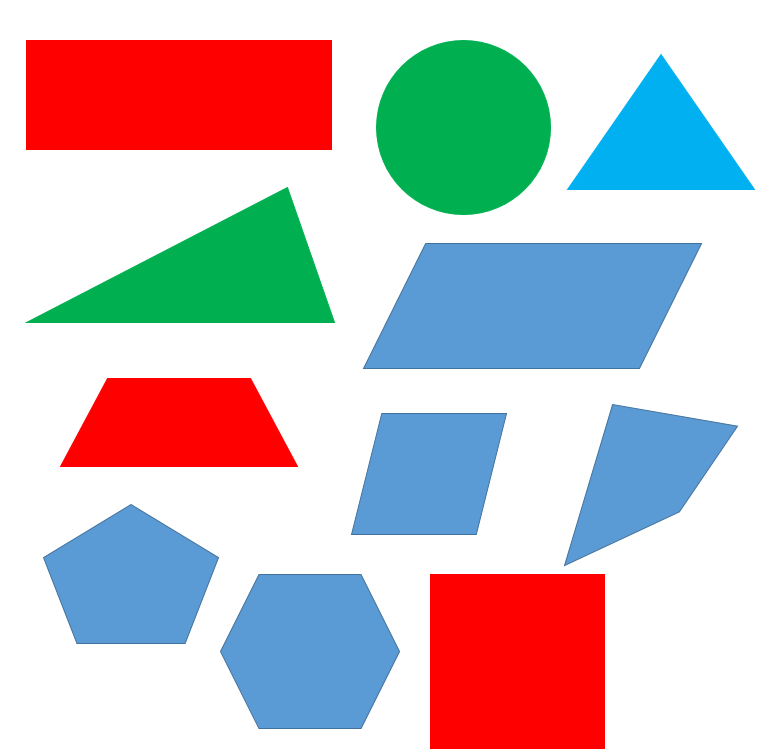
#> input picture sample.PNG, 770 x 754 px, found by its file name
$ python opencv.py
#> lines starting #> are read from the running program, lines starting #| are printed output that depends on the picture; after the words box and inside, x2 and y2 are one past the last pixel; in counts of white or black regions, pixels touching at a corner belong together
import cv2 as cv
import numpy as np
shapes = {}
colors = [["red",255,0,0],["green",0,255,0],["blue",0,0,255]]
def getColorName(R,G,B):
    minimum = 10000
    for i in range(len(colors)):
        d = abs(R- int(colors[i][1])) + abs(G-int(colors[i][2]))+ abs(B- int(colors[i][3]))
        if(d<=minimum):
            minimum = d
            cname = colors[i][0]
    return cname

def side(n):
    pair = {0:1,1:2,2:3,3:0}
    length = int(((approx[n][0][0]-approx[pair[n]][0][0])**2 + (approx[n][0][1]-approx[pair[n]][0][1])**2)**(1/2))
    return length
def diag(n):
    pair = {0:2,1:3}
    length = int(((approx[n][0][0]-approx[pair[n]][0][0])**2 + (approx[n][0][1]-approx[pair[n]][0][1])**2)**(1/2))
    return length
def slope(n):
    pair = {0:1,1:2,2:3,3:0}
    try:
        slope = ((approx[n][0][1]-approx[pair[n]][0][1])/(approx[n][0][0]-approx[pair[n]][0][0]))
    except:
        slope = 0
    return slope
def mid(n):
    pair = {0:2,1:3}
    mid = approx[n][0][0]+approx[pair[n]][0][0]
    return mid

img= cv.imread('sample.png')
#> img is the input picture: shape (754, 770, 3); mean B, G, R 197.6, 193.4, 200.2
imggray = cv.cvtColor(img, cv.COLOR_BGR2GRAY)
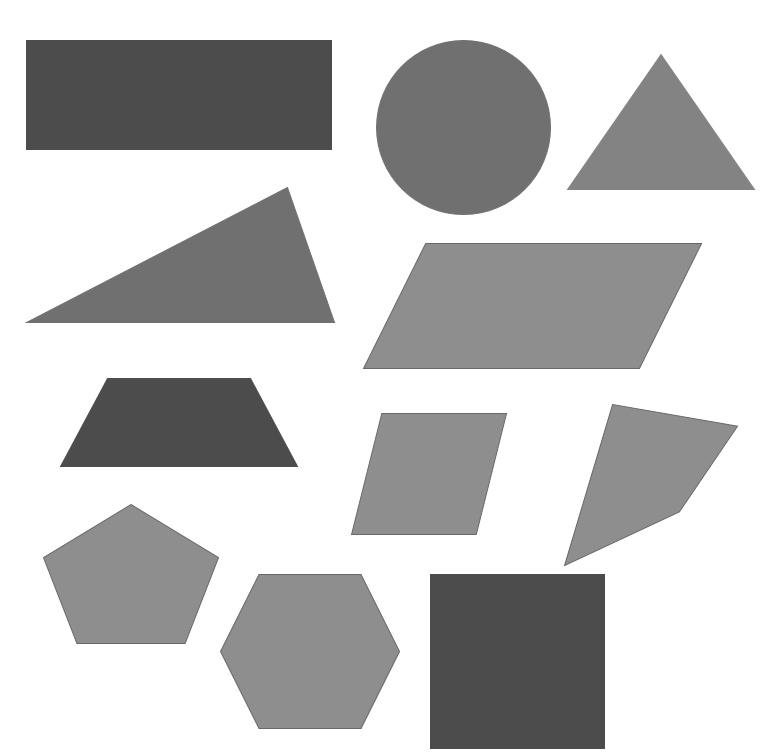
#> imggray: shape (754, 770); min 76, max 255, mean 195.7
ret, thresh = cv.threshold(imggray, 245, 255, 0)
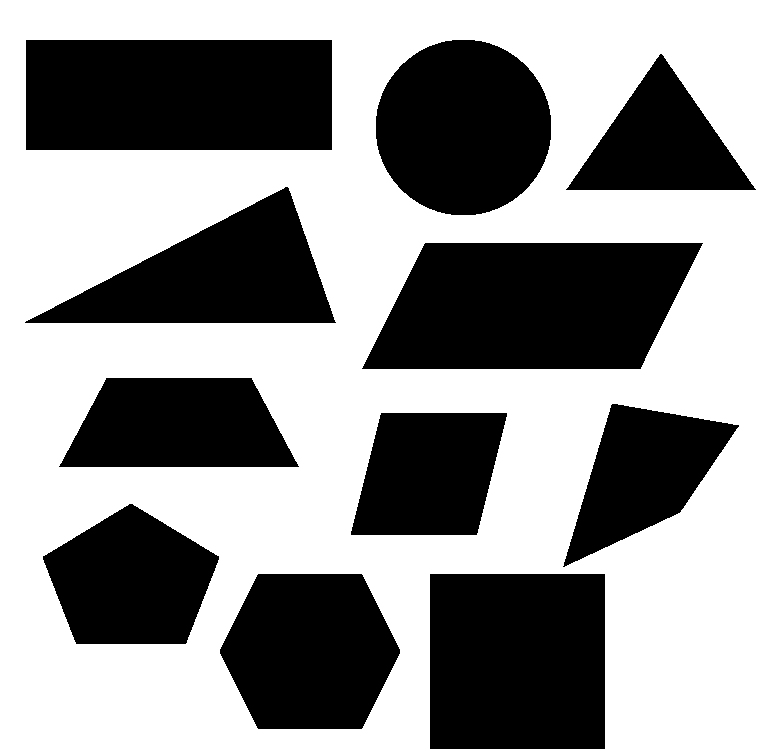
#> thresh: shape (754, 770); 57.9% white; 11 black regions
contours, hierarchy = cv.findContours(thresh, cv.RETR_TREE, cv.CHAIN_APPROX_SIMPLE)
#> contours = 12 contours; largest, box (x1, y1, x2, y2) and area: (0, 0, 770, 754) 579057, (361, 242, 704, 370) 35436, (25, 39, 333, 151) 34075, (429, 573, 606, 750) 30974, (375, 39, 552, 216) 24504
del contours[0]

for cnt in contours:
    approx = cv.approxPolyDP(cnt, 0.01*cv.arcLength(cnt, True), True)
    x = approx.ravel()[0]
    y = approx.ravel()[1]
    if len(approx) == 3:
        cv.putText(img,"Triangle",(x,y), cv.FONT_HERSHEY_COMPLEX, 0.5, (0))
        shape = "Triangle"
    elif len(approx) == 4:
        x,y,w,h = cv.boundingRect(approx)
        aspectRatio = float(w)/h
        if aspectRatio >=0.95 and aspectRatio <= 1.05 :
            cv.putText(img,"Square",(x,y), cv.FONT_HERSHEY_COMPLEX, 0.5, (0))
            shape = "Square"
        else :
            s1 = side(0)
            s2 = side(1)
            s3 = side(2)
            s4 = side(3)
            d1 = diag(0)
            d2 = diag(1)
            sl1 = slope(0)
            sl2 = slope(1)
            sl3 = slope(2)
            sl4 = slope(3)
            mid1 = mid(0)
            mid2 = mid(1)
            if np.isclose(mid1,mid2,0,2) :
                if np.isclose([s1,s2,s3,s4],s1,0,2).all() :
                    cv.putText(img,"Rhombus",(x,y), cv.FONT_HERSHEY_COMPLEX, 0.5, (0))
                    shape = "Rhombus"
                elif np.isclose(s1,s3,0,2) and np.isclose(s2,s4,0,2) and np.isclose(d1,d2,0,2) :
                    cv.putText(img,"Rectangle",(x,y), cv.FONT_HERSHEY_COMPLEX, 0.5, (0))
                    shape = "Rectangle"
                else :
                    cv.putText(img,"Parallelogram",(x,y), cv.FONT_HERSHEY_COMPLEX, 0.5, (0))
                    shape = "Parallelogram"
            elif np.isclose(sl1,sl3,0,0.1) or np.isclose(sl2,sl4,0,0.1) :
                cv.putText(img,"Trapezium",(x,y), cv.FONT_HERSHEY_COMPLEX, 0.5, (0))
                shape = "Trapezium"
            else :
                cv.putText(img,"Quadrilateral",(x,y), cv.FONT_HERSHEY_COMPLEX, 0.5, (0))
                shape = "Quadrilateral"
    elif len(approx) == 5:
        cv.putText(img,"Pentagon",(x,y), cv.FONT_HERSHEY_COMPLEX, 0.5, (0))
        shape = "Pentagon"
    elif len(approx) == 6:
        cv.putText(img,"Hexagon",(x,y), cv.FONT_HERSHEY_COMPLEX, 0.5, (0))
        shape = "Hexagon"
    elif len(approx) >10 :
        cv.putText(img,"Circle",(x,y), cv.FONT_HERSHEY_COMPLEX, 0.5, (0))
        shape = "Circle"
    M = cv.moments(cnt)
    cx = int(round(M["m10"]/M["m00"],2))
    cy = int(round(M["m01"]/M["m00"],2))
    b,g,r = img[int(cy),int(cx)]
    area = round(M["m00"],1)
    cname = getColorName(r,g,b)
    shapes[shape] = [cname,area,cx,cy]
#> this loop made 11 passes
#> (approx, w, h, aspectRatio, s1) on passes 4, 5, 6, 7, 11: ([[381, 412], [507, 413], [476, 535], [350, 534]], 158, 124, 1.27, 126), ([[739, 425], [679, 513], [562, 566], [612, 403]], 178, 164, 1.09, 106), ([[58, 466], [106, 377], [251, 377], [299, 466]], 242, 90, 2.69, 101), ([[361, 368], [425, 242], [703, 243], [640, 369]], 343, 128, 2.68, 141), ([[25, 40], [331, 39], [332, 149], [26, 150]], 308, 112, 2.75, 306)
#> (approx, w, h, aspectRatio, shape, cx) on pass 1: ([[429, 574], [604, 573], [605, 748], [430, 749]], 177, 177, 1, 'Square', 517)
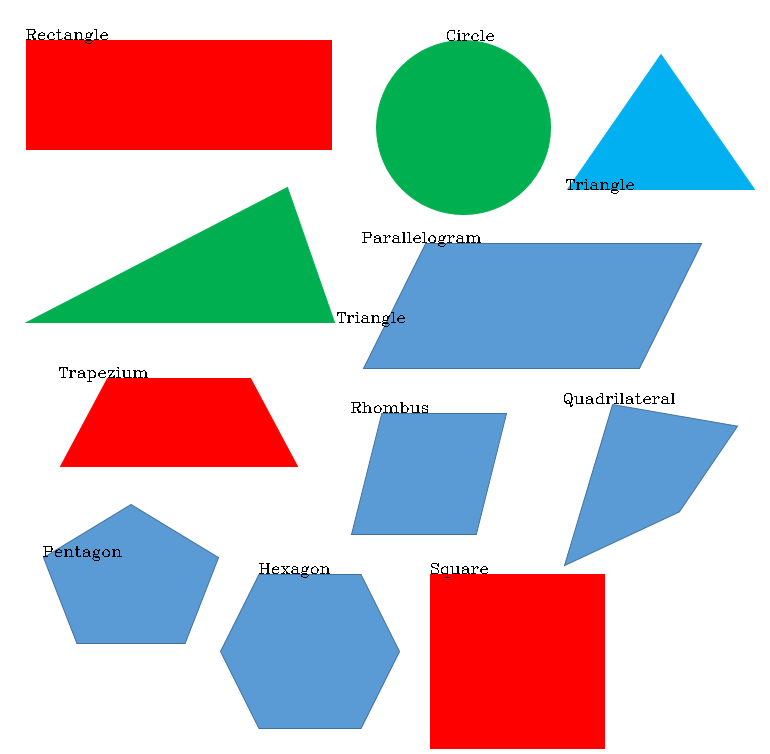
#> img: shape (754, 770, 3); 0.48% of pixels changed, all inside (x1, y1, x2, y2) = (26, 29, 675, 578)
#> after the loop, shapes = 10 items

l = list(shapes.items())
#> l = 10 items
for i in range(len(l)-1):
    if l[i+1][1][1]<l[i][1][1]:
        m = l[i+1]
        l[i+1] = l[i]
        l[i] = m
#> this loop made 9 passes
#> m on passes 1, 2, 3, 4, 5, 7, 8, 9: ('Hexagon', ['blue', 22382, 309, 651]), ('Pentagon', ['blue', 17464, 130, 580]), ('Rhombus', ['blue', 15679, 428, 473]), ('Quadrilateral', ['blue', 14688.5, 642, 473]), ('Trapezium', ['red', 17389, 178, 425]), ('Triangle', ['blue', 13246, 660, 143]), ('Circle', ['green', 24504, 463, 127]), ('Rectangle', ['red', 34075, 178, 94])
shapes = dict(l)
print(shapes)
#> (printed output is left out)
cv.imshow("sample",img)
cv.waitKey(0)
cv.destroyAllWindows()
